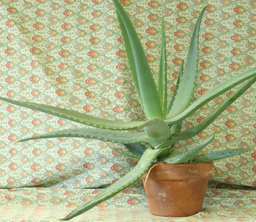
#> input picture p3/imgs-estereo/aloeL.png, 256 x 222 px, shrunk from 1282 x 1110 before the run
$ python requisito1.py
#> lines starting #> are read from the running program, lines starting #| are printed output that depends on the picture
import numpy as np
from threading import Thread
import scipy.spatial as sp
import cv2
import time

imgL = cv2.pyrDown(cv2.imread('./imgs-estereo/aloeL.png', cv2.IMREAD_COLOR))
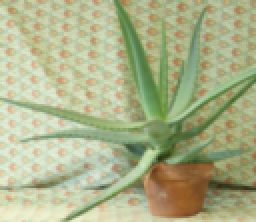
#> imgL: shape (111, 128, 3) (shown 2 times larger); mean B, G, R 136.6, 177.2, 171.2
imgR = cv2.pyrDown(cv2.imread('./imgs-estereo/aloeR.png', cv2.IMREAD_COLOR))
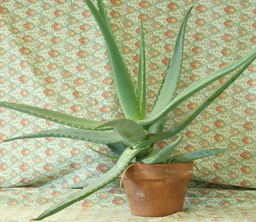
#> input picture p3/imgs-estereo/aloeR.png, 256 x 222 px, shrunk from 1282 x 1110 before the run
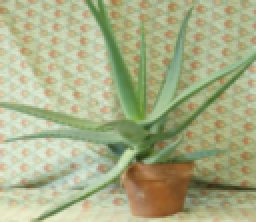
#> imgR: shape (111, 128, 3) (shown 2 times larger); mean B, G, R 134.1, 174.2, 168

WINDOW_SIZE = 5
MIN_DISP = 16
MAX_DISP = 96
THRESHOLD = 256
def normalize(matrix):
  mat = matrix
  min_mat = mat.min()
  max_mat = mat.max()
  mat = mat - min_mat
  mat = mat/max_mat
  return mat


def scanLine(line, imgL, imgR, window_size, width, height):
    disp = np.zeros((width-window_size), dtype=np.uint8)
    if line % 50 == 0:
        print('{}% done'.format(int((line / (height - window_size)) * 100)))

    for column in range(width - window_size):
        template = imgL[line:(line + window_size), column:(column + window_size)]
        start = column - MAX_DISP
        if start < 0:
            start = 0
        end = column + window_size
        strip = imgR[line:(line + window_size), start:end]

        match = cv2.matchTemplate(strip, template, cv2.TM_SQDIFF)
        min_val, max_val, min_loc, max_loc = cv2.minMaxLoc(match)
        disparity = (column - start) - min_loc[0]
        # if (min_val/window_size**2 < THRESHOLD):
        if (min_val/WINDOW_SIZE**2 < THRESHOLD) and (disparity > MIN_DISP):
          disp[column] = disparity

    return disp

def computeDisparity(imgL, imgR, k, maxshift):
#> called with k = 5, maxshift = 96
  start = time.time()
  l, c, _ = imgL.shape
#> l = 111; c = 128
  disp = np.zeros((l,c), np.uint8)
  for h in range (l-WINDOW_SIZE):
    disp[h, WINDOW_SIZE:c] = scanLine(h, imgL, imgR, WINDOW_SIZE, c, l)
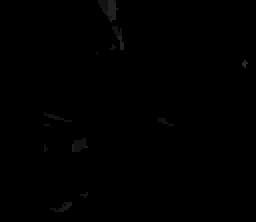
#> disp: shape (111, 128) (shown 2 times larger); min 0, max 41, mean 0.4
  end = time.time()
  print ("{}min {}secs later...".format(int((end-start)/60), int((end-start)%60)))
  return disp


def project3D(dispMatrix):
  disp = dispMatrix
  l, c = disp.shape
  # print (h,2)
  world = np.zeros((l, c, 3), np.float32)
  b = 120
  f = 25
  for h in range(0,l):
    for w in range (0,c):
      xL = w
      xR = w+disp[h,w]
      yL = h
      yR = h
      if not (xL-xR==0):
        X = (b*(xL+xR))/(2*(xL-xR))
        Y = (b*(yL+yR))/(2*(xL-xR))
        Z = (b*f)/(xL-xR)
        world[h,w] = [X, Y, Z]
  return world

# [15 lines of commented-out code are left out]
print ('computing disparity...')
# disp = stereo.compute(imgL, imgR)
disp = computeDisparity(imgL, imgR, WINDOW_SIZE, MAX_DISP)
fs_write = cv2.FileStorage(
    'disparity.xml', cv2.FILE_STORAGE_WRITE)
fs_write.write('Disparity', disp)
fs_write.release()
